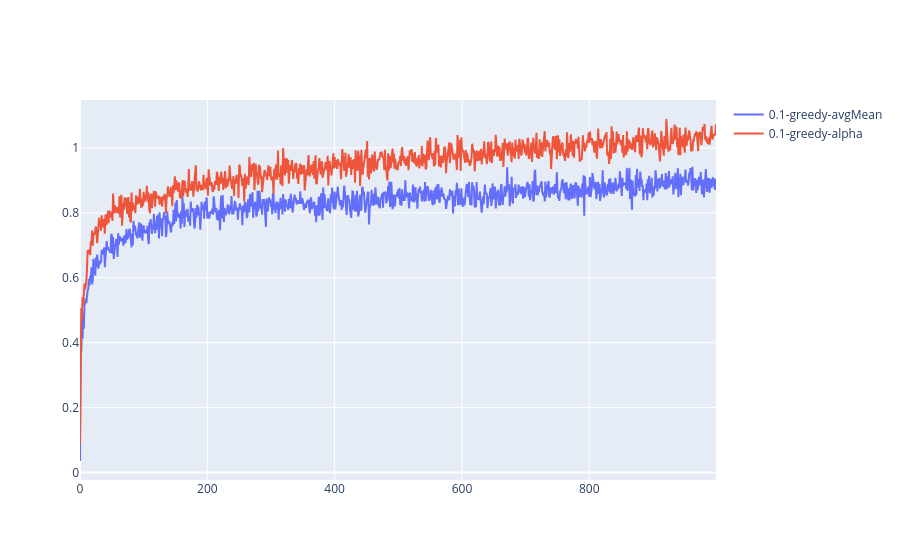
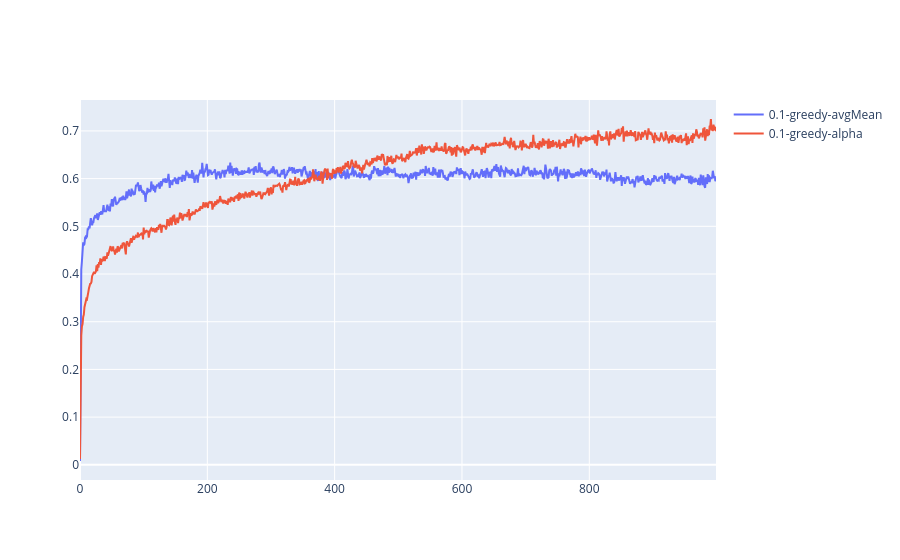

The code cell stored with these charts, in order, in its notebook:
### Code cell
nSampleAB = 1000
Qsample01NS, AvgRSample01NS, AvgOptSample01NS, nExploreSample01NS = sampleAverage(nSampleAB, epsilon=0.1, NS=True)
Qalpha01NS, AvgRalpha01NS, AvgOptalpha01NS, nExploreSample01NS = sampleAverage(nSampleAB, epsilon=0.1, NS=True, alpha=0.1)
fig = go.Figure()
fig.add_trace(go.Scatter(x=np.arange(nSampleAB), y=AvgRSample01NS, name="0.1-greedy-avgMean"))
fig.add_trace(go.Scatter(x=np.arange(nSampleAB), y=AvgRalpha01NS, name="0.1-greedy-alpha"))
fig.show()
fig = go.Figure()
fig.add_trace(go.Scatter(x=np.arange(nSampleAB), y=AvgOptSample01NS, name="0.1-greedy-avgMean"))
fig.add_trace(go.Scatter(x=np.arange(nSampleAB), y=AvgOptalpha01NS, name="0.1-greedy-alpha"))
fig.show()

### Figure 1 — Plotly figure (JSON) as saved in the notebook; plotly's stock layout.template omitted (floating-point values rounded to 4 significant figures; data arrays with more than 128 entries replaced by an {"elided": "..."} marker saying what was removed)
{"data": [{"name": "0.1-greedy-avgMean", "type": "scatter", "x": {"elided": "1000 int values"}, "y": {"elided": "1000 float values"}}, {"name": "0.1-greedy-alpha", "type": "scatter", "x": {"elided": "1000 int values"}, "y": {"elided": "1000 float values"}}], "layout": {}}

### Figure 2 — Plotly figure (JSON) as saved in the notebook; plotly's stock layout.template omitted (floating-point values rounded to 4 significant figures; data arrays with more than 128 entries replaced by an {"elided": "..."} marker saying what was removed)
{"data": [{"name": "0.1-greedy-avgMean", "type": "scatter", "x": {"elided": "1000 int values"}, "y": {"elided": "1000 float values"}}, {"name": "0.1-greedy-alpha", "type": "scatter", "x": {"elided": "1000 int values"}, "y": {"elided": "1000 float values"}}], "layout": {}}
